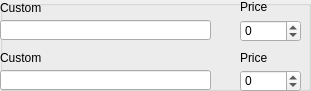
          <widget class="QGroupBox" name="groupBox_10">
           <property name="geometry">
            <rect>
             <x>0</x>
             <y>420</y>
             <width>311</width>
             <height>91</height>
            </rect>
           </property>
           <property name="title">
            <string/>
           </property>
           <widget class="QLabel" name="label_17">
            <property name="geometry">
             <rect>
              <x>0</x>
              <y>50</y>
              <width>61</width>
              <height>16</height>
             </rect>
            </property>
            <property name="text">
             <string>Custom </string>
            </property>
           </widget>
           <widget class="QLineEdit" name="custom2LineEdit">
            <property name="geometry">
             <rect>
              <x>0</x>
              <y>70</y>
              <width>211</width>
              <height>20</height>
             </rect>
            </property>
           </widget>
           <widget class="QSpinBox" name="customPrice2SpinBox">
            <property name="geometry">
             <rect>
              <x>240</x>
              <y>70</y>
              <width>61</width>
              <height>22</height>
             </rect>
            </property>
            <property name="minimum">
             <number>-1000000</number>
            </property>
            <property name="maximum">
             <number>1000000</number>
            </property>
           </widget>
           <widget class="QLabel" name="label_16">
            <property name="geometry">
             <rect>
              <x>240</x>
              <y>50</y>
              <width>47</width>
              <height>16</height>
             </rect>
            </property>
            <property name="text">
             <string>Price</string>
            </property>
           </widget>
           <widget class="QLineEdit" name="custom1LineEdit">
            <property name="geometry">
             <rect>
              <x>0</x>
              <y>20</y>
              <width>211</width>
              <height>20</height>
             </rect>
            </property>
           </widget>
           <widget class="QLabel" name="label_14">
            <property name="geometry">
             <rect>
              <x>0</x>
              <y>0</y>
              <width>61</width>
              <height>16</height>
             </rect>
            </property>
            <property name="text">
             <string>Custom </string>
            </property>
           </widget>
           <widget class="QSpinBox" name="customPrice1SpinBox">
            <property name="geometry">
             <rect>
              <x>240</x>
              <y>20</y>
              <width>61</width>
              <height>22</height>
             </rect>
            </property>
            <property name="minimum">
             <number>-1000000</number>
            </property>
            <property name="maximum">
             <number>1000000</number>
            </property>
           </widget>
           <widget class="QLabel" name="label_15">
            <property name="geometry">
             <rect>
              <x>240</x>
              <y>0</y>
              <width>47</width>
              <height>13</height>
             </rect>
            </property>
            <property name="text">
             <string>Price</string>
            </property>
           </widget>
          </widget>
